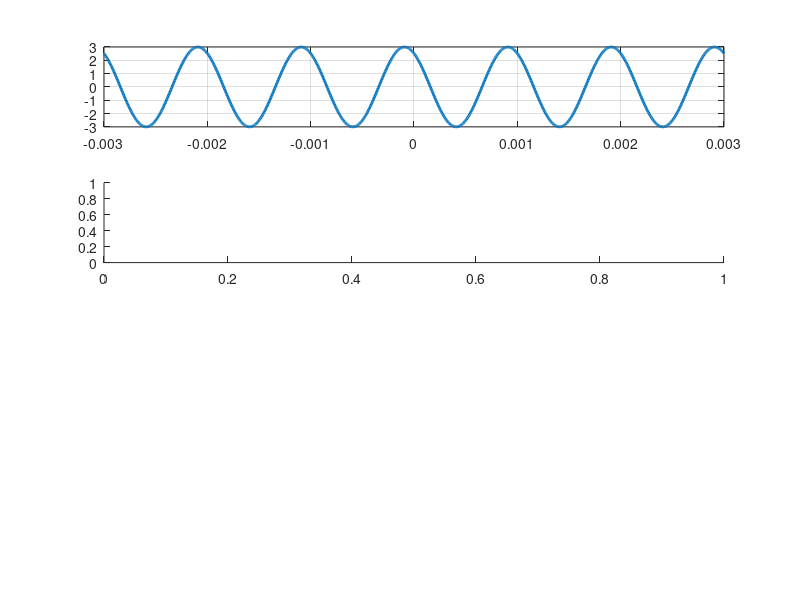

MATLAB code to generate this figure: (Note: this script raises an error after producing the figure.)
% EE4377 Project 1
% MATLAB code for xxxxxxxxxxxxx
% Your Name and Last Name
% Date

clc      % Clear screen 
clear    % Clear all variables
A = 3; f= 1000; omega = 2*pi*f;
x = 33;
angle = x * (pi / 180); 
T=1/f;
t=linspace(-3*T,3*T,1000);
x_t=3*cos(omega*t+angle);
subplot(4,1,1)
plot(t,x_t, 'linewidth',2);grid on
subplot(4,1,2)
u_t=heaviside(t);
plot(t,u_t, 'linewidth',2);grid on
subplot(4,1,3)
plot(t,x_t.*u_t, 'linewidth',2);grid on
u_t = heaviside(t);
f_t=cos(omega*t).*sin(omega*t);
subplot(4,1,4)
plot(t,f_t.*u_t, 'linewidth',2);grid on
